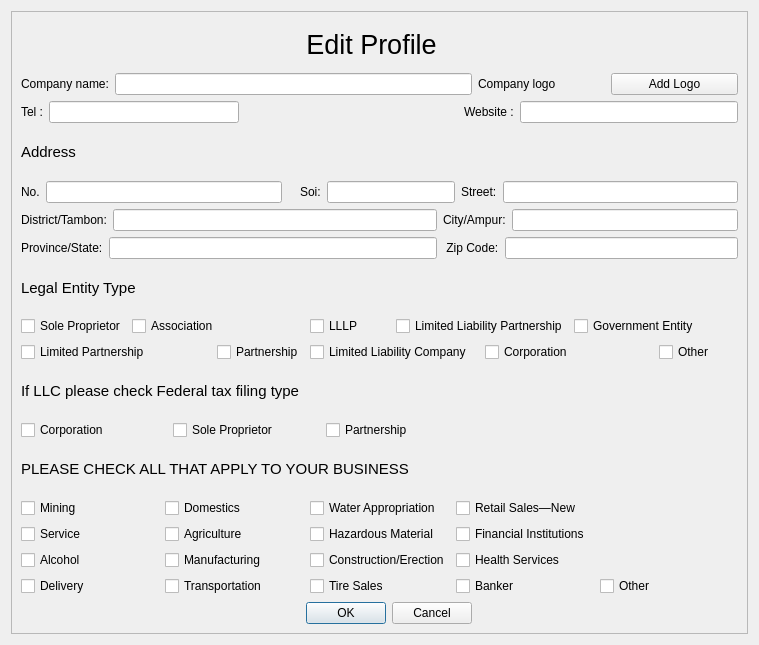
<?xml version="1.0" encoding="UTF-8"?>
<ui version="4.0">
 <class>Form</class>
 <widget class="QWidget" name="Form">
  <property name="geometry">
   <rect>
    <x>0</x>
    <y>0</y>
    <width>759</width>
    <height>645</height>
   </rect>
  </property>
  <property name="windowTitle">
   <string>Form</string>
  </property>
  <layout class="QGridLayout" name="gridLayout_4">
   <item row="0" column="0">
    <widget class="QScrollArea" name="scrollArea">
     <property name="widgetResizable">
      <bool>true</bool>
     </property>
     <widget class="QWidget" name="scrollAreaWidgetContents">
      <property name="geometry">
       <rect>
        <x>0</x>
        <y>0</y>
        <width>739</width>
        <height>625</height>
       </rect>
      </property>
      <layout class="QGridLayout" name="gridLayout_3">
       <item row="0" column="4">
        <widget class="QLabel" name="label">
         <property name="font">
          <font>
           <pointsize>20</pointsize>
          </font>
         </property>
         <property name="text">
          <string>Edit Profile</string>
         </property>
         <property name="alignment">
          <set>Qt::AlignCenter</set>
         </property>
        </widget>
       </item>
       <item row="11" column="0" colspan="8">
        <widget class="QLabel" name="label_21">
         <property name="font">
          <font>
           <pointsize>11</pointsize>
          </font>
         </property>
         <property name="text">
          <string>PLEASE CHECK ALL THAT APPLY TO YOUR BUSINESS</string>
         </property>
        </widget>
       </item>
       <item row="1" column="0" colspan="7">
        <layout class="QHBoxLayout" name="horizontalLayout">
         <item>
          <widget class="QLabel" name="label_2">
           <property name="text">
            <string>Company name:</string>
           </property>
          </widget>
         </item>
         <item>
          <widget class="QLineEdit" name="lineEdit_comp_name">
           <property name="text">
            <string/>
           </property>
          </widget>
         </item>
        </layout>
       </item>
       <item row="5" column="5" colspan="3">
        <layout class="QHBoxLayout" name="horizontalLayout_9">
         <item>
          <widget class="QLabel" name="label_13">
           <property name="text">
            <string>City/Ampur:</string>
           </property>
          </widget>
         </item>
         <item>
          <widget class="QLineEdit" name="lineEdit_city">
           <property name="text">
            <string/>
           </property>
          </widget>
         </item>
        </layout>
       </item>
       <item row="6" column="5" colspan="3">
        <layout class="QHBoxLayout" name="horizontalLayout_11">
         <item>
          <widget class="QLabel" name="label_16">
           <property name="text">
            <string> Zip Code:</string>
           </property>
          </widget>
         </item>
         <item>
          <widget class="QLineEdit" name="lineEdit_zip"/>
         </item>
        </layout>
       </item>
       <item row="4" column="0">
        <layout class="QHBoxLayout" name="horizontalLayout_5">
         <item>
          <widget class="QLabel" name="label_8">
           <property name="text">
            <string>No.</string>
           </property>
          </widget>
         </item>
         <item>
          <widget class="QLineEdit" name="lineEdit_houseNo"/>
         </item>
        </layout>
       </item>
       <item row="2" column="0" colspan="8">
        <layout class="QHBoxLayout" name="horizontalLayout_4">
         <item>
          <layout class="QHBoxLayout" name="horizontalLayout_3">
           <item>
            <widget class="QLabel" name="label_3">
             <property name="text">
              <string>Tel :</string>
             </property>
            </widget>
           </item>
           <item>
            <widget class="QLineEdit" name="lineEdit_tel"/>
           </item>
          </layout>
         </item>
         <item>
          <spacer name="horizontalSpacer">
           <property name="orientation">
            <enum>Qt::Horizontal</enum>
           </property>
           <property name="sizeHint" stdset="0">
            <size>
             <width>98</width>
             <height>17</height>
            </size>
           </property>
          </spacer>
         </item>
         <item>
          <widget class="QLabel" name="label_4">
           <property name="text">
            <string>Website :</string>
           </property>
          </widget>
         </item>
         <item>
          <widget class="QLineEdit" name="lineEdit_web">
           <property name="text">
            <string/>
           </property>
          </widget>
         </item>
        </layout>
       </item>
       <item row="9" column="0" colspan="7">
        <widget class="QLabel" name="label_20">
         <property name="font">
          <font>
           <pointsize>11</pointsize>
          </font>
         </property>
         <property name="text">
          <string>If LLC please check Federal tax filing type</string>
         </property>
        </widget>
       </item>
       <item row="1" column="7">
        <layout class="QHBoxLayout" name="horizontalLayout_2">
         <item>
          <widget class="QLabel" name="label_comp_logo">
           <property name="text">
            <string>Company logo</string>
           </property>
          </widget>
         </item>
         <item>
          <widget class="QPushButton" name="pushButton">
           <property name="text">
            <string>Add Logo</string>
           </property>
          </widget>
         </item>
        </layout>
       </item>
       <item row="8" column="0" colspan="8">
        <layout class="QGridLayout" name="gridLayout">
         <item row="0" column="0">
          <widget class="QCheckBox" name="checkBox">
           <property name="text">
            <string>Sole Proprietor</string>
           </property>
          </widget>
         </item>
         <item row="0" column="1" colspan="2">
          <widget class="QCheckBox" name="checkBox_2">
           <property name="text">
            <string>Association</string>
           </property>
          </widget>
         </item>
         <item row="0" column="3">
          <widget class="QCheckBox" name="checkBox_3">
           <property name="text">
            <string>LLLP</string>
           </property>
          </widget>
         </item>
         <item row="0" column="4" colspan="2">
          <widget class="QCheckBox" name="checkBox_4">
           <property name="text">
            <string>Limited Liability Partnership</string>
           </property>
          </widget>
         </item>
         <item row="0" column="6" colspan="2">
          <widget class="QCheckBox" name="checkBox_5">
           <property name="text">
            <string>Government Entity</string>
           </property>
          </widget>
         </item>
         <item row="1" column="0" colspan="2">
          <widget class="QCheckBox" name="checkBox_7">
           <property name="text">
            <string>Limited Partnership</string>
           </property>
          </widget>
         </item>
         <item row="1" column="2">
          <widget class="QCheckBox" name="checkBox_8">
           <property name="text">
            <string>Partnership</string>
           </property>
          </widget>
         </item>
         <item row="1" column="3" colspan="2">
          <widget class="QCheckBox" name="checkBox_9">
           <property name="text">
            <string>Limited Liability Company</string>
           </property>
          </widget>
         </item>
         <item row="1" column="5" colspan="2">
          <widget class="QCheckBox" name="checkBox_6">
           <property name="text">
            <string>Corporation</string>
           </property>
          </widget>
         </item>
         <item row="1" column="7">
          <widget class="QCheckBox" name="checkBox_10">
           <property name="text">
            <string>Other</string>
           </property>
          </widget>
         </item>
        </layout>
       </item>
       <item row="0" column="0" colspan="3">
        <spacer name="horizontalSpacer_3">
         <property name="orientation">
          <enum>Qt::Horizontal</enum>
         </property>
         <property name="sizeHint" stdset="0">
          <size>
           <width>40</width>
           <height>20</height>
          </size>
         </property>
        </spacer>
       </item>
       <item row="13" column="7">
        <spacer name="horizontalSpacer_2">
         <property name="orientation">
          <enum>Qt::Horizontal</enum>
         </property>
         <property name="sizeHint" stdset="0">
          <size>
           <width>40</width>
           <height>20</height>
          </size>
         </property>
        </spacer>
       </item>
       <item row="12" column="0" colspan="8">
        <layout class="QGridLayout" name="gridLayout_2">
         <item row="1" column="2">
          <widget class="QCheckBox" name="checkBox_24">
           <property name="text">
            <string>Hazardous Material</string>
           </property>
          </widget>
         </item>
         <item row="0" column="3" colspan="2">
          <widget class="QCheckBox" name="checkBox_31">
           <property name="text">
            <string>Retail Sales—New</string>
           </property>
          </widget>
         </item>
         <item row="1" column="0">
          <widget class="QCheckBox" name="checkBox_23">
           <property name="text">
            <string>Service</string>
           </property>
          </widget>
         </item>
         <item row="2" column="0">
          <widget class="QCheckBox" name="checkBox_21">
           <property name="text">
            <string>Alcohol</string>
           </property>
          </widget>
         </item>
         <item row="0" column="2">
          <widget class="QCheckBox" name="checkBox_17">
           <property name="text">
            <string>Water Appropriation</string>
           </property>
          </widget>
         </item>
         <item row="3" column="1">
          <widget class="QCheckBox" name="checkBox_39">
           <property name="text">
            <string>Transportation</string>
           </property>
          </widget>
         </item>
         <item row="3" column="3">
          <widget class="QCheckBox" name="checkBox_40">
           <property name="text">
            <string>Banker</string>
           </property>
          </widget>
         </item>
         <item row="2" column="1">
          <widget class="QCheckBox" name="checkBox_29">
           <property name="text">
            <string>Manufacturing</string>
           </property>
          </widget>
         </item>
         <item row="2" column="2">
          <widget class="QCheckBox" name="checkBox_33">
           <property name="text">
            <string>Construction/Erection</string>
           </property>
          </widget>
         </item>
         <item row="3" column="2">
          <widget class="QCheckBox" name="checkBox_41">
           <property name="text">
            <string>Tire Sales</string>
           </property>
          </widget>
         </item>
         <item row="2" column="3" colspan="2">
          <widget class="QCheckBox" name="checkBox_37">
           <property name="text">
            <string>Health Services</string>
           </property>
          </widget>
         </item>
         <item row="0" column="0">
          <widget class="QCheckBox" name="checkBox_14">
           <property name="text">
            <string>Mining</string>
           </property>
          </widget>
         </item>
         <item row="1" column="3" colspan="2">
          <widget class="QCheckBox" name="checkBox_26">
           <property name="text">
            <string>Financial Institutions</string>
           </property>
          </widget>
         </item>
         <item row="0" column="1">
          <widget class="QCheckBox" name="checkBox_15">
           <property name="text">
            <string>Domestics</string>
           </property>
          </widget>
         </item>
         <item row="1" column="1">
          <widget class="QCheckBox" name="checkBox_22">
           <property name="text">
            <string>Agriculture</string>
           </property>
          </widget>
         </item>
         <item row="3" column="0">
          <widget class="QCheckBox" name="checkBox_36">
           <property name="text">
            <string>Delivery</string>
           </property>
          </widget>
         </item>
         <item row="3" column="4">
          <widget class="QCheckBox" name="checkBox_47">
           <property name="text">
            <string>Other</string>
           </property>
          </widget>
         </item>
        </layout>
       </item>
       <item row="7" column="0" colspan="4">
        <widget class="QLabel" name="label_19">
         <property name="font">
          <font>
           <pointsize>11</pointsize>
          </font>
         </property>
         <property name="text">
          <string>Legal Entity Type</string>
         </property>
        </widget>
       </item>
       <item row="3" column="0">
        <widget class="QLabel" name="label_12">
         <property name="font">
          <font>
           <pointsize>11</pointsize>
          </font>
         </property>
         <property name="text">
          <string>Address</string>
         </property>
        </widget>
       </item>
       <item row="4" column="3" colspan="3">
        <layout class="QHBoxLayout" name="horizontalLayout_6">
         <item>
          <widget class="QLabel" name="label_11">
           <property name="text">
            <string>Soi:</string>
           </property>
          </widget>
         </item>
         <item>
          <widget class="QLineEdit" name="lineEdit_soi"/>
         </item>
        </layout>
       </item>
       <item row="10" column="0" colspan="7">
        <layout class="QHBoxLayout" name="horizontalLayout_12">
         <item>
          <widget class="QCheckBox" name="checkBox_11">
           <property name="text">
            <string>Corporation</string>
           </property>
          </widget>
         </item>
         <item>
          <widget class="QCheckBox" name="checkBox_12">
           <property name="text">
            <string>Sole Proprietor</string>
           </property>
          </widget>
         </item>
         <item>
          <widget class="QCheckBox" name="checkBox_13">
           <property name="text">
            <string>Partnership</string>
           </property>
          </widget>
         </item>
        </layout>
       </item>
       <item row="6" column="0" colspan="5">
        <layout class="QHBoxLayout" name="horizontalLayout_10">
         <item>
          <widget class="QLabel" name="label_14">
           <property name="text">
            <string>Province/State:</string>
           </property>
          </widget>
         </item>
         <item>
          <widget class="QLineEdit" name="lineEdit_state">
           <property name="text">
            <string/>
           </property>
          </widget>
         </item>
        </layout>
       </item>
       <item row="5" column="0" colspan="5">
        <layout class="QHBoxLayout" name="horizontalLayout_8">
         <item>
          <widget class="QLabel" name="label_17">
           <property name="text">
            <string>District/Tambon:</string>
           </property>
          </widget>
         </item>
         <item>
          <widget class="QLineEdit" name="lineEdit_district"/>
         </item>
        </layout>
       </item>
       <item row="4" column="6" colspan="2">
        <layout class="QHBoxLayout" name="horizontalLayout_7">
         <item>
          <widget class="QLabel" name="label_15">
           <property name="text">
            <string>Street:</string>
           </property>
          </widget>
         </item>
         <item>
          <widget class="QLineEdit" name="lineEdit_street"/>
         </item>
        </layout>
       </item>
       <item row="13" column="4" colspan="3">
        <widget class="QDialogButtonBox" name="buttonBox">
         <property name="standardButtons">
          <set>QDialogButtonBox::Cancel|QDialogButtonBox::Ok</set>
         </property>
        </widget>
       </item>
      </layout>
     </widget>
    </widget>
   </item>
  </layout>
 </widget>
 <resources/>
 <connections/>
</ui>
